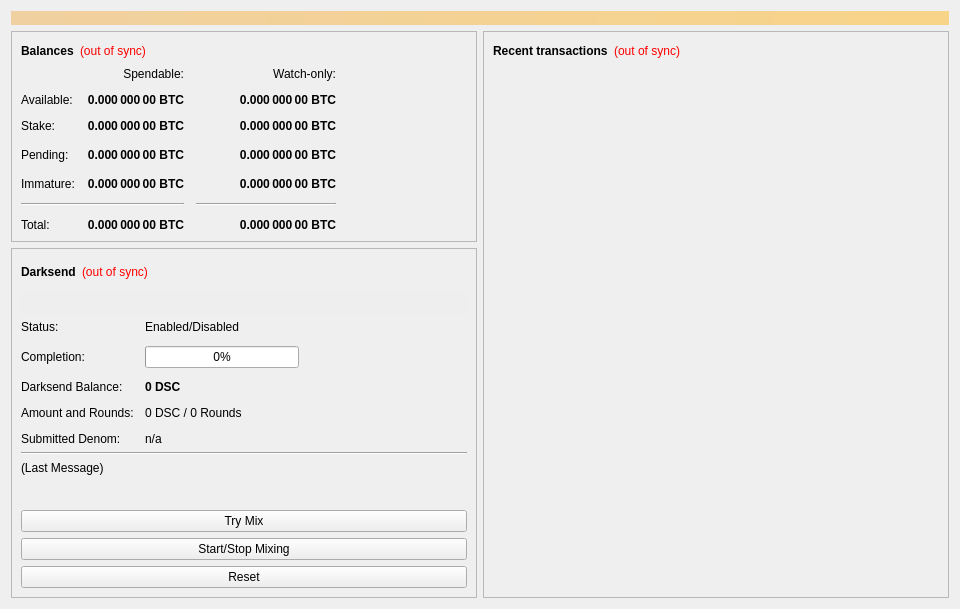
<?xml version="1.0" encoding="UTF-8"?>
<ui version="4.0">
 <class>OverviewPage</class>
 <widget class="QWidget" name="OverviewPage">
  <property name="geometry">
   <rect>
    <x>0</x>
    <y>0</y>
    <width>960</width>
    <height>594</height>
   </rect>
  </property>
  <property name="minimumSize">
   <size>
    <width>960</width>
    <height>0</height>
   </size>
  </property>
  <property name="windowTitle">
   <string>Form</string>
  </property>
  <layout class="QVBoxLayout" name="topLayout">
   <item>
    <widget class="QLabel" name="labelAlerts">
     <property name="visible">
      <bool>false</bool>
     </property>
     <property name="styleSheet">
      <string notr="true">background-color: qlineargradient(x1: 0, y1: 0, x2: 1, y2: 0, stop:0 #F0D0A0, stop:1 #F8D488); color:#000000;</string>
     </property>
     <property name="wordWrap">
      <bool>true</bool>
     </property>
     <property name="margin">
      <number>3</number>
     </property>
    </widget>
   </item>
   <item>
    <layout class="QHBoxLayout" name="horizontalLayout" stretch="1,1">
     <item>
      <layout class="QVBoxLayout" name="verticalLayout_2">
       <item>
        <widget class="QFrame" name="frame">
         <property name="frameShape">
          <enum>QFrame::StyledPanel</enum>
         </property>
         <property name="frameShadow">
          <enum>QFrame::Raised</enum>
         </property>
         <layout class="QVBoxLayout" name="verticalLayout_4">
          <item>
           <layout class="QHBoxLayout" name="horizontalLayout_4">
            <item>
             <widget class="QLabel" name="label_5">
              <property name="font">
               <font>
                <weight>75</weight>
                <bold>true</bold>
               </font>
              </property>
              <property name="text">
               <string>Balances</string>
              </property>
             </widget>
            </item>
            <item>
             <widget class="QLabel" name="labelWalletStatus">
              <property name="cursor">
               <cursorShape>WhatsThisCursor</cursorShape>
              </property>
              <property name="toolTip">
               <string>The displayed information may be out of date. Your wallet automatically synchronizes with the DiscountCoin network after a connection is established, but this process has not completed yet.</string>
              </property>
              <property name="styleSheet">
               <string notr="true">QLabel { color: red; }</string>
              </property>
              <property name="text">
               <string notr="true">(out of sync)</string>
              </property>
              <property name="alignment">
               <set>Qt::AlignLeading|Qt::AlignLeft|Qt::AlignVCenter</set>
              </property>
             </widget>
            </item>
            <item>
             <spacer name="horizontalSpacer_3">
              <property name="orientation">
               <enum>Qt::Horizontal</enum>
              </property>
              <property name="sizeHint" stdset="0">
               <size>
                <width>40</width>
                <height>20</height>
               </size>
              </property>
             </spacer>
            </item>
           </layout>
          </item>
          <item>
           <layout class="QGridLayout" name="gridLayout">
            <property name="spacing">
             <number>12</number>
            </property>
            <item row="3" column="2">
             <widget class="QLabel" name="labelWatchPending">
              <property name="font">
               <font>
                <weight>75</weight>
                <bold>true</bold>
               </font>
              </property>
              <property name="cursor">
               <cursorShape>IBeamCursor</cursorShape>
              </property>
              <property name="toolTip">
               <string>Unconfirmed transactions to watch-only addresses</string>
              </property>
              <property name="text">
               <string notr="true">0.000 000 00 BTC</string>
              </property>
              <property name="alignment">
               <set>Qt::AlignRight|Qt::AlignTrailing|Qt::AlignVCenter</set>
              </property>
              <property name="textInteractionFlags">
               <set>Qt::LinksAccessibleByMouse|Qt::TextSelectableByKeyboard|Qt::TextSelectableByMouse</set>
              </property>
             </widget>
            </item>
            <item row="3" column="1">
             <widget class="QLabel" name="labelUnconfirmed">
              <property name="font">
               <font>
                <weight>75</weight>
                <bold>true</bold>
               </font>
              </property>
              <property name="cursor">
               <cursorShape>IBeamCursor</cursorShape>
              </property>
              <property name="toolTip">
               <string>Total of transactions that have yet to be confirmed, and do not yet count toward the spendable balance</string>
              </property>
              <property name="text">
               <string notr="true">0.000 000 00 BTC</string>
              </property>
              <property name="alignment">
               <set>Qt::AlignRight|Qt::AlignTrailing|Qt::AlignVCenter</set>
              </property>
              <property name="textInteractionFlags">
               <set>Qt::LinksAccessibleByMouse|Qt::TextSelectableByKeyboard|Qt::TextSelectableByMouse</set>
              </property>
             </widget>
            </item>
            <item row="4" column="2">
             <widget class="QLabel" name="labelWatchImmature">
              <property name="font">
               <font>
                <weight>75</weight>
                <bold>true</bold>
               </font>
              </property>
              <property name="cursor">
               <cursorShape>IBeamCursor</cursorShape>
              </property>
              <property name="toolTip">
               <string>Mined balance in watch-only addresses that has not yet matured</string>
              </property>
              <property name="text">
               <string notr="true">0.000 000 00 BTC</string>
              </property>
              <property name="alignment">
               <set>Qt::AlignRight|Qt::AlignTrailing|Qt::AlignVCenter</set>
              </property>
              <property name="textInteractionFlags">
               <set>Qt::LinksAccessibleByMouse|Qt::TextSelectableByKeyboard|Qt::TextSelectableByMouse</set>
              </property>
             </widget>
            </item>
            <item row="5" column="0" colspan="2">
             <widget class="Line" name="lineSpendableBalance">
              <property name="orientation">
               <enum>Qt::Horizontal</enum>
              </property>
             </widget>
            </item>
            <item row="5" column="2">
             <widget class="Line" name="lineWatchBalance">
              <property name="sizePolicy">
               <sizepolicy hsizetype="Preferred" vsizetype="Fixed">
                <horstretch>0</horstretch>
                <verstretch>0</verstretch>
               </sizepolicy>
              </property>
              <property name="minimumSize">
               <size>
                <width>140</width>
                <height>0</height>
               </size>
              </property>
              <property name="orientation">
               <enum>Qt::Horizontal</enum>
              </property>
             </widget>
            </item>
            <item row="6" column="0">
             <widget class="QLabel" name="labelTotalText">
              <property name="text">
               <string>Total:</string>
              </property>
             </widget>
            </item>
            <item row="4" column="1">
             <widget class="QLabel" name="labelImmature">
              <property name="font">
               <font>
                <weight>75</weight>
                <bold>true</bold>
               </font>
              </property>
              <property name="cursor">
               <cursorShape>IBeamCursor</cursorShape>
              </property>
              <property name="toolTip">
               <string>Mined balance that has not yet matured</string>
              </property>
              <property name="text">
               <string notr="true">0.000 000 00 BTC</string>
              </property>
              <property name="alignment">
               <set>Qt::AlignRight|Qt::AlignTrailing|Qt::AlignVCenter</set>
              </property>
              <property name="textInteractionFlags">
               <set>Qt::LinksAccessibleByMouse|Qt::TextSelectableByKeyboard|Qt::TextSelectableByMouse</set>
              </property>
             </widget>
            </item>
            <item row="3" column="3">
             <spacer name="horizontalSpacer_2">
              <property name="orientation">
               <enum>Qt::Horizontal</enum>
              </property>
              <property name="sizeHint" stdset="0">
               <size>
                <width>40</width>
                <height>20</height>
               </size>
              </property>
             </spacer>
            </item>
            <item row="4" column="0">
             <widget class="QLabel" name="labelImmatureText">
              <property name="text">
               <string>Immature:</string>
              </property>
             </widget>
            </item>
            <item row="6" column="1">
             <widget class="QLabel" name="labelTotal">
              <property name="font">
               <font>
                <weight>75</weight>
                <bold>true</bold>
               </font>
              </property>
              <property name="cursor">
               <cursorShape>IBeamCursor</cursorShape>
              </property>
              <property name="toolTip">
               <string>Your current total balance</string>
              </property>
              <property name="text">
               <string notr="true">0.000 000 00 BTC</string>
              </property>
              <property name="alignment">
               <set>Qt::AlignRight|Qt::AlignTrailing|Qt::AlignVCenter</set>
              </property>
              <property name="textInteractionFlags">
               <set>Qt::LinksAccessibleByMouse|Qt::TextSelectableByKeyboard|Qt::TextSelectableByMouse</set>
              </property>
             </widget>
            </item>
            <item row="6" column="2">
             <widget class="QLabel" name="labelWatchTotal">
              <property name="font">
               <font>
                <weight>75</weight>
                <bold>true</bold>
               </font>
              </property>
              <property name="cursor">
               <cursorShape>IBeamCursor</cursorShape>
              </property>
              <property name="toolTip">
               <string>Current total balance in watch-only addresses</string>
              </property>
              <property name="text">
               <string notr="true">0.000 000 00 BTC</string>
              </property>
              <property name="alignment">
               <set>Qt::AlignRight|Qt::AlignTrailing|Qt::AlignVCenter</set>
              </property>
              <property name="textInteractionFlags">
               <set>Qt::LinksAccessibleByMouse|Qt::TextSelectableByKeyboard|Qt::TextSelectableByMouse</set>
              </property>
             </widget>
            </item>
            <item row="0" column="2">
             <widget class="QLabel" name="labelWatchonly">
              <property name="text">
               <string>Watch-only:</string>
              </property>
              <property name="alignment">
               <set>Qt::AlignRight|Qt::AlignTrailing|Qt::AlignVCenter</set>
              </property>
             </widget>
            </item>
            <item row="1" column="0">
             <widget class="QLabel" name="labelBalanceText">
              <property name="text">
               <string>Available:</string>
              </property>
             </widget>
            </item>
            <item row="1" column="1">
             <widget class="QLabel" name="labelBalance">
              <property name="font">
               <font>
                <weight>75</weight>
                <bold>true</bold>
               </font>
              </property>
              <property name="cursor">
               <cursorShape>IBeamCursor</cursorShape>
              </property>
              <property name="toolTip">
               <string>Your current spendable balance</string>
              </property>
              <property name="text">
               <string notr="true">0.000 000 00 BTC</string>
              </property>
              <property name="alignment">
               <set>Qt::AlignRight|Qt::AlignTrailing|Qt::AlignVCenter</set>
              </property>
              <property name="textInteractionFlags">
               <set>Qt::LinksAccessibleByMouse|Qt::TextSelectableByKeyboard|Qt::TextSelectableByMouse</set>
              </property>
             </widget>
            </item>
            <item row="2" column="0">
             <widget class="QLabel" name="label_10">
              <property name="text">
               <string>Stake:</string>
              </property>
             </widget>
            </item>
            <item row="2" column="1">
             <widget class="QLabel" name="labelStake">
              <property name="font">
               <font>
                <weight>75</weight>
                <bold>true</bold>
               </font>
              </property>
              <property name="cursor">
               <cursorShape>IBeamCursor</cursorShape>
              </property>
              <property name="toolTip">
               <string>Total of coins that was staked, and do not yet count toward the current balance</string>
              </property>
              <property name="text">
               <string notr="true">0.000 000 00 BTC</string>
              </property>
              <property name="alignment">
               <set>Qt::AlignRight|Qt::AlignTrailing|Qt::AlignVCenter</set>
              </property>
              <property name="textInteractionFlags">
               <set>Qt::LinksAccessibleByMouse|Qt::TextSelectableByKeyboard|Qt::TextSelectableByMouse</set>
              </property>
             </widget>
            </item>
            <item row="2" column="2">
             <widget class="QLabel" name="labelWatchStake">
              <property name="font">
               <font>
                <weight>75</weight>
                <bold>true</bold>
               </font>
              </property>
              <property name="cursor">
               <cursorShape>IBeamCursor</cursorShape>
              </property>
              <property name="toolTip">
               <string>Total of coins that was staked in watch-only addresses, and do not yet count toward the current watch-only balance</string>
              </property>
              <property name="text">
               <string notr="true">0.000 000 00 BTC</string>
              </property>
              <property name="alignment">
               <set>Qt::AlignRight|Qt::AlignTrailing|Qt::AlignVCenter</set>
              </property>
              <property name="textInteractionFlags">
               <set>Qt::LinksAccessibleByMouse|Qt::TextSelectableByKeyboard|Qt::TextSelectableByMouse</set>
              </property>
             </widget>
            </item>
            <item row="1" column="2">
             <widget class="QLabel" name="labelWatchAvailable">
              <property name="font">
               <font>
                <weight>75</weight>
                <bold>true</bold>
               </font>
              </property>
              <property name="cursor">
               <cursorShape>IBeamCursor</cursorShape>
              </property>
              <property name="toolTip">
               <string>Your current balance in watch-only addresses</string>
              </property>
              <property name="text">
               <string notr="true">0.000 000 00 BTC</string>
              </property>
              <property name="alignment">
               <set>Qt::AlignRight|Qt::AlignTrailing|Qt::AlignVCenter</set>
              </property>
              <property name="textInteractionFlags">
               <set>Qt::LinksAccessibleByMouse|Qt::TextSelectableByKeyboard|Qt::TextSelectableByMouse</set>
              </property>
             </widget>
            </item>
            <item row="3" column="0">
             <widget class="QLabel" name="labelPendingText">
              <property name="text">
               <string>Pending:</string>
              </property>
             </widget>
            </item>
            <item row="0" column="1">
             <widget class="QLabel" name="labelSpendable">
              <property name="text">
               <string>Spendable:</string>
              </property>
              <property name="alignment">
               <set>Qt::AlignRight|Qt::AlignTrailing|Qt::AlignVCenter</set>
              </property>
             </widget>
            </item>
           </layout>
          </item>
         </layout>
        </widget>
       </item>
       <item>
        <widget class="QFrame" name="frameDarksend">
         <property name="sizePolicy">
          <sizepolicy hsizetype="Expanding" vsizetype="Expanding">
           <horstretch>0</horstretch>
           <verstretch>0</verstretch>
          </sizepolicy>
         </property>
         <property name="minimumSize">
          <size>
           <width>0</width>
           <height>350</height>
          </size>
         </property>
         <property name="layoutDirection">
          <enum>Qt::LeftToRight</enum>
         </property>
         <property name="frameShape">
          <enum>QFrame::StyledPanel</enum>
         </property>
         <property name="frameShadow">
          <enum>QFrame::Raised</enum>
         </property>
         <layout class="QVBoxLayout" name="verticalLayout_5">
          <item>
           <layout class="QHBoxLayout" name="horizontalLayout_5">
            <item>
             <widget class="QLabel" name="label_2">
              <property name="font">
               <font>
                <weight>75</weight>
                <bold>true</bold>
               </font>
              </property>
              <property name="text">
               <string>Darksend</string>
              </property>
             </widget>
            </item>
            <item>
             <widget class="QLabel" name="labelDarksendSyncStatus">
              <property name="toolTip">
               <string>The displayed information may be out of date. Your wallet automatically synchronizes with the DiscountCoin network after a connection is established, but this process has not completed yet.</string>
              </property>
              <property name="styleSheet">
               <string notr="true">QLabel { color: red; }</string>
              </property>
              <property name="text">
               <string notr="true">(out of sync)</string>
              </property>
              <property name="alignment">
               <set>Qt::AlignLeading|Qt::AlignLeft|Qt::AlignVCenter</set>
              </property>
             </widget>
            </item>
            <item>
             <spacer name="horizontalSpacer_4">
              <property name="orientation">
               <enum>Qt::Horizontal</enum>
              </property>
              <property name="sizeHint" stdset="0">
               <size>
                <width>40</width>
                <height>20</height>
               </size>
              </property>
             </spacer>
            </item>
           </layout>
          </item>
          <item>
           <widget class="QPushButton" name="runAutoDenom">
            <property name="palette">
             <palette>
              <active>
               <colorrole role="WindowText">
                <brush brushstyle="SolidPattern">
                 <color alpha="255">
                  <red>0</red>
                  <green>0</green>
                  <blue>0</blue>
                 </color>
                </brush>
               </colorrole>
               <colorrole role="Button">
                <brush brushstyle="SolidPattern">
                 <color alpha="255">
                  <red>239</red>
                  <green>238</green>
                  <blue>238</blue>
                 </color>
                </brush>
               </colorrole>
               <colorrole role="Light">
                <brush brushstyle="SolidPattern">
                 <color alpha="255">
                  <red>255</red>
                  <green>255</green>
                  <blue>255</blue>
                 </color>
                </brush>
               </colorrole>
               <colorrole role="Midlight">
                <brush brushstyle="SolidPattern">
                 <color alpha="255">
                  <red>247</red>
                  <green>246</green>
                  <blue>246</blue>
                 </color>
                </brush>
               </colorrole>
               <colorrole role="Dark">
                <brush brushstyle="SolidPattern">
                 <color alpha="255">
                  <red>119</red>
                  <green>119</green>
                  <blue>119</blue>
                 </color>
                </brush>
               </colorrole>
               <colorrole role="Mid">
                <brush brushstyle="SolidPattern">
                 <color alpha="255">
                  <red>159</red>
                  <green>159</green>
                  <blue>159</blue>
                 </color>
                </brush>
               </colorrole>
               <colorrole role="Text">
                <brush brushstyle="SolidPattern">
                 <color alpha="255">
                  <red>0</red>
                  <green>0</green>
                  <blue>0</blue>
                 </color>
                </brush>
               </colorrole>
               <colorrole role="BrightText">
                <brush brushstyle="SolidPattern">
                 <color alpha="255">
                  <red>255</red>
                  <green>255</green>
                  <blue>255</blue>
                 </color>
                </brush>
               </colorrole>
               <colorrole role="ButtonText">
                <brush brushstyle="SolidPattern">
                 <color alpha="255">
                  <red>0</red>
                  <green>0</green>
                  <blue>0</blue>
                 </color>
                </brush>
               </colorrole>
               <colorrole role="Base">
                <brush brushstyle="SolidPattern">
                 <color alpha="255">
                  <red>255</red>
                  <green>255</green>
                  <blue>255</blue>
                 </color>
                </brush>
               </colorrole>
               <colorrole role="Window">
                <brush brushstyle="SolidPattern">
                 <color alpha="255">
                  <red>239</red>
                  <green>238</green>
                  <blue>238</blue>
                 </color>
                </brush>
               </colorrole>
               <colorrole role="Shadow">
                <brush brushstyle="SolidPattern">
                 <color alpha="255">
                  <red>0</red>
                  <green>0</green>
                  <blue>0</blue>
                 </color>
                </brush>
               </colorrole>
               <colorrole role="AlternateBase">
                <brush brushstyle="SolidPattern">
                 <color alpha="255">
                  <red>247</red>
                  <green>246</green>
                  <blue>246</blue>
                 </color>
                </brush>
               </colorrole>
               <colorrole role="ToolTipBase">
                <brush brushstyle="SolidPattern">
                 <color alpha="255">
                  <red>255</red>
                  <green>255</green>
                  <blue>220</blue>
                 </color>
                </brush>
               </colorrole>
               <colorrole role="ToolTipText">
                <brush brushstyle="SolidPattern">
                 <color alpha="255">
                  <red>0</red>
                  <green>0</green>
                  <blue>0</blue>
                 </color>
                </brush>
               </colorrole>
              </active>
              <inactive>
               <colorrole role="WindowText">
                <brush brushstyle="SolidPattern">
                 <color alpha="255">
                  <red>0</red>
                  <green>0</green>
                  <blue>0</blue>
                 </color>
                </brush>
               </colorrole>
               <colorrole role="Button">
                <brush brushstyle="SolidPattern">
                 <color alpha="255">
                  <red>239</red>
                  <green>238</green>
                  <blue>238</blue>
                 </color>
                </brush>
               </colorrole>
               <colorrole role="Light">
                <brush brushstyle="SolidPattern">
                 <color alpha="255">
                  <red>255</red>
                  <green>255</green>
                  <blue>255</blue>
                 </color>
                </brush>
               </colorrole>
               <colorrole role="Midlight">
                <brush brushstyle="SolidPattern">
                 <color alpha="255">
                  <red>247</red>
                  <green>246</green>
                  <blue>246</blue>
                 </color>
                </brush>
               </colorrole>
               <colorrole role="Dark">
                <brush brushstyle="SolidPattern">
                 <color alpha="255">
                  <red>119</red>
                  <green>119</green>
                  <blue>119</blue>
                 </color>
                </brush>
               </colorrole>
               <colorrole role="Mid">
                <brush brushstyle="SolidPattern">
                 <color alpha="255">
                  <red>159</red>
                  <green>159</green>
                  <blue>159</blue>
                 </color>
                </brush>
               </colorrole>
               <colorrole role="Text">
                <brush brushstyle="SolidPattern">
                 <color alpha="255">
                  <red>0</red>
                  <green>0</green>
                  <blue>0</blue>
                 </color>
                </brush>
               </colorrole>
               <colorrole role="BrightText">
                <brush brushstyle="SolidPattern">
                 <color alpha="255">
                  <red>255</red>
                  <green>255</green>
                  <blue>255</blue>
                 </color>
                </brush>
               </colorrole>
               <colorrole role="ButtonText">
                <brush brushstyle="SolidPattern">
                 <color alpha="255">
                  <red>0</red>
                  <green>0</green>
                  <blue>0</blue>
                 </color>
                </brush>
               </colorrole>
               <colorrole role="Base">
                <brush brushstyle="SolidPattern">
                 <color alpha="255">
                  <red>255</red>
                  <green>255</green>
                  <blue>255</blue>
                 </color>
                </brush>
               </colorrole>
               <colorrole role="Window">
                <brush brushstyle="SolidPattern">
                 <color alpha="255">
                  <red>239</red>
                  <green>238</green>
                  <blue>238</blue>
                 </color>
                </brush>
               </colorrole>
               <colorrole role="Shadow">
                <brush brushstyle="SolidPattern">
                 <color alpha="255">
                  <red>0</red>
                  <green>0</green>
                  <blue>0</blue>
                 </color>
                </brush>
               </colorrole>
               <colorrole role="AlternateBase">
                <brush brushstyle="SolidPattern">
                 <color alpha="255">
                  <red>247</red>
                  <green>246</green>
                  <blue>246</blue>
                 </color>
                </brush>
               </colorrole>
               <colorrole role="ToolTipBase">
                <brush brushstyle="SolidPattern">
                 <color alpha="255">
                  <red>255</red>
                  <green>255</green>
                  <blue>220</blue>
                 </color>
                </brush>
               </colorrole>
               <colorrole role="ToolTipText">
                <brush brushstyle="SolidPattern">
                 <color alpha="255">
                  <red>0</red>
                  <green>0</green>
                  <blue>0</blue>
                 </color>
                </brush>
               </colorrole>
              </inactive>
              <disabled>
               <colorrole role="WindowText">
                <brush brushstyle="SolidPattern">
                 <color alpha="255">
                  <red>119</red>
                  <green>119</green>
                  <blue>119</blue>
                 </color>
                </brush>
               </colorrole>
               <colorrole role="Button">
                <brush brushstyle="SolidPattern">
                 <color alpha="255">
                  <red>239</red>
                  <green>238</green>
                  <blue>238</blue>
                 </color>
                </brush>
               </colorrole>
               <colorrole role="Light">
                <brush brushstyle="SolidPattern">
                 <color alpha="255">
                  <red>255</red>
                  <green>255</green>
                  <blue>255</blue>
                 </color>
                </brush>
               </colorrole>
               <colorrole role="Midlight">
                <brush brushstyle="SolidPattern">
                 <color alpha="255">
                  <red>247</red>
                  <green>246</green>
                  <blue>246</blue>
                 </color>
                </brush>
               </colorrole>
               <colorrole role="Dark">
                <brush brushstyle="SolidPattern">
                 <color alpha="255">
                  <red>119</red>
                  <green>119</green>
                  <blue>119</blue>
                 </color>
                </brush>
               </colorrole>
               <colorrole role="Mid">
                <brush brushstyle="SolidPattern">
                 <color alpha="255">
                  <red>159</red>
                  <green>159</green>
                  <blue>159</blue>
                 </color>
                </brush>
               </colorrole>
               <colorrole role="Text">
                <brush brushstyle="SolidPattern">
                 <color alpha="255">
                  <red>119</red>
                  <green>119</green>
                  <blue>119</blue>
                 </color>
                </brush>
               </colorrole>
               <colorrole role="BrightText">
                <brush brushstyle="SolidPattern">
                 <color alpha="255">
                  <red>255</red>
                  <green>255</green>
                  <blue>255</blue>
                 </color>
                </brush>
               </colorrole>
               <colorrole role="ButtonText">
                <brush brushstyle="SolidPattern">
                 <color alpha="255">
                  <red>119</red>
                  <green>119</green>
                  <blue>119</blue>
                 </color>
                </brush>
               </colorrole>
               <colorrole role="Base">
                <brush brushstyle="SolidPattern">
                 <color alpha="255">
                  <red>239</red>
                  <green>238</green>
                  <blue>238</blue>
                 </color>
                </brush>
               </colorrole>
               <colorrole role="Window">
                <brush brushstyle="SolidPattern">
                 <color alpha="255">
                  <red>239</red>
                  <green>238</green>
                  <blue>238</blue>
                 </color>
                </brush>
               </colorrole>
               <colorrole role="Shadow">
                <brush brushstyle="SolidPattern">
                 <color alpha="255">
                  <red>0</red>
                  <green>0</green>
                  <blue>0</blue>
                 </color>
                </brush>
               </colorrole>
               <colorrole role="AlternateBase">
                <brush brushstyle="SolidPattern">
                 <color alpha="255">
                  <red>239</red>
                  <green>238</green>
                  <blue>238</blue>
                 </color>
                </brush>
               </colorrole>
               <colorrole role="ToolTipBase">
                <brush brushstyle="SolidPattern">
                 <color alpha="255">
                  <red>255</red>
                  <green>255</green>
                  <blue>220</blue>
                 </color>
                </brush>
               </colorrole>
               <colorrole role="ToolTipText">
                <brush brushstyle="SolidPattern">
                 <color alpha="255">
                  <red>0</red>
                  <green>0</green>
                  <blue>0</blue>
                 </color>
                </brush>
               </colorrole>
              </disabled>
             </palette>
            </property>
            <property name="focusPolicy">
             <enum>Qt::NoFocus</enum>
            </property>
            <property name="autoFillBackground">
             <bool>true</bool>
            </property>
            <property name="text">
             <string/>
            </property>
            <property name="flat">
             <bool>true</bool>
            </property>
           </widget>
          </item>
          <item>
           <layout class="QFormLayout" name="formLayout">
            <property name="fieldGrowthPolicy">
             <enum>QFormLayout::AllNonFixedFieldsGrow</enum>
            </property>
            <property name="horizontalSpacing">
             <number>11</number>
            </property>
            <property name="verticalSpacing">
             <number>12</number>
            </property>
            <item row="0" column="0">
             <widget class="QLabel" name="label_6">
              <property name="text">
               <string>Status:</string>
              </property>
             </widget>
            </item>
            <item row="1" column="0">
             <widget class="QLabel" name="label_7">
              <property name="text">
               <string>Completion:</string>
              </property>
             </widget>
            </item>
            <item row="1" column="1">
             <widget class="QProgressBar" name="darksendProgress">
              <property name="maximumSize">
               <size>
                <width>154</width>
                <height>16777215</height>
               </size>
              </property>
              <property name="value">
               <number>0</number>
              </property>
             </widget>
            </item>
            <item row="3" column="0">
             <widget class="QLabel" name="labelAnonymizedText">
              <property name="text">
               <string>Darksend Balance:</string>
              </property>
             </widget>
            </item>
            <item row="3" column="1">
             <widget class="QLabel" name="labelAnonymized">
              <property name="font">
               <font>
                <weight>75</weight>
                <bold>true</bold>
               </font>
              </property>
              <property name="text">
               <string notr="true">0 DSC</string>
              </property>
             </widget>
            </item>
            <item row="4" column="0">
             <widget class="QLabel" name="label_8">
              <property name="text">
               <string>Amount and Rounds:</string>
              </property>
             </widget>
            </item>
            <item row="4" column="1">
             <widget class="QLabel" name="labelAmountRounds">
              <property name="text">
               <string>0 DSC / 0 Rounds</string>
              </property>
             </widget>
            </item>
            <item row="5" column="0">
             <widget class="QLabel" name="label_9">
              <property name="text">
               <string>Submitted Denom:</string>
              </property>
             </widget>
            </item>
            <item row="5" column="1">
             <widget class="QLabel" name="labelSubmittedDenom">
              <property name="toolTip">
               <string>The denominations you submitted to the Masternode.&lt;br&gt;To mix, other users must submit the exact same denominations.</string>
              </property>
              <property name="text">
               <string>n/a</string>
              </property>
             </widget>
            </item>
            <item row="0" column="1">
             <widget class="QLabel" name="darksendEnabled">
              <property name="text">
               <string>Enabled/Disabled</string>
              </property>
             </widget>
            </item>
           </layout>
          </item>
          <item>
           <widget class="Line" name="lineLastMessage">
            <property name="orientation">
             <enum>Qt::Horizontal</enum>
            </property>
           </widget>
          </item>
          <item>
           <widget class="QLabel" name="darksendStatus">
            <property name="minimumSize">
             <size>
              <width>288</width>
              <height>43</height>
             </size>
            </property>
            <property name="text">
             <string>(Last Message)</string>
            </property>
            <property name="alignment">
             <set>Qt::AlignLeading|Qt::AlignLeft|Qt::AlignTop</set>
            </property>
            <property name="wordWrap">
             <bool>true</bool>
            </property>
           </widget>
          </item>
          <item>
           <widget class="QPushButton" name="darksendAuto">
            <property name="sizePolicy">
             <sizepolicy hsizetype="MinimumExpanding" vsizetype="Fixed">
              <horstretch>0</horstretch>
              <verstretch>0</verstretch>
             </sizepolicy>
            </property>
            <property name="toolTip">
             <string>Try to manually submit a Darksend request.</string>
            </property>
            <property name="text">
             <string>Try Mix</string>
            </property>
           </widget>
          </item>
          <item>
           <widget class="QPushButton" name="toggleDarksend">
            <property name="sizePolicy">
             <sizepolicy hsizetype="MinimumExpanding" vsizetype="Fixed">
              <horstretch>0</horstretch>
              <verstretch>0</verstretch>
             </sizepolicy>
            </property>
            <property name="text">
             <string>Start/Stop Mixing</string>
            </property>
           </widget>
          </item>
          <item>
           <widget class="QPushButton" name="darksendReset">
            <property name="sizePolicy">
             <sizepolicy hsizetype="MinimumExpanding" vsizetype="Fixed">
              <horstretch>0</horstretch>
              <verstretch>0</verstretch>
             </sizepolicy>
            </property>
            <property name="toolTip">
             <string>Reset the current status of Darksend (can interrupt Darksend if it's in the process of Mixing, which can cost you money!)</string>
            </property>
            <property name="autoFillBackground">
             <bool>false</bool>
            </property>
            <property name="text">
             <string>Reset</string>
            </property>
           </widget>
          </item>
         </layout>
        </widget>
       </item>
       <item>
        <spacer name="verticalSpacer">
         <property name="orientation">
          <enum>Qt::Vertical</enum>
         </property>
         <property name="sizeHint" stdset="0">
          <size>
           <width>20</width>
           <height>40</height>
          </size>
         </property>
        </spacer>
       </item>
      </layout>
     </item>
     <item>
      <layout class="QVBoxLayout" name="verticalLayout_3">
       <item>
        <widget class="QFrame" name="frame_2">
         <property name="frameShape">
          <enum>QFrame::StyledPanel</enum>
         </property>
         <property name="frameShadow">
          <enum>QFrame::Raised</enum>
         </property>
         <layout class="QVBoxLayout" name="verticalLayout">
          <item>
           <layout class="QHBoxLayout" name="horizontalLayout_2">
            <item>
             <widget class="QLabel" name="label_4">
              <property name="font">
               <font>
                <weight>75</weight>
                <bold>true</bold>
               </font>
              </property>
              <property name="text">
               <string>Recent transactions</string>
              </property>
             </widget>
            </item>
            <item>
             <widget class="QLabel" name="labelTransactionsStatus">
              <property name="cursor">
               <cursorShape>WhatsThisCursor</cursorShape>
              </property>
              <property name="toolTip">
               <string>The displayed information may be out of date. Your wallet automatically synchronizes with the DiscountCoin network after a connection is established, but this process has not completed yet.</string>
              </property>
              <property name="styleSheet">
               <string notr="true">QLabel { color: red; }</string>
              </property>
              <property name="text">
               <string notr="true">(out of sync)</string>
              </property>
              <property name="alignment">
               <set>Qt::AlignRight|Qt::AlignTrailing|Qt::AlignVCenter</set>
              </property>
             </widget>
            </item>
            <item>
             <spacer name="horizontalSpacer">
              <property name="orientation">
               <enum>Qt::Horizontal</enum>
              </property>
              <property name="sizeHint" stdset="0">
               <size>
                <width>40</width>
                <height>20</height>
               </size>
              </property>
             </spacer>
            </item>
           </layout>
          </item>
          <item>
           <widget class="QListView" name="listTransactions">
            <property name="styleSheet">
             <string notr="true">QListView { background: transparent; }</string>
            </property>
            <property name="frameShape">
             <enum>QFrame::NoFrame</enum>
            </property>
            <property name="verticalScrollBarPolicy">
             <enum>Qt::ScrollBarAlwaysOff</enum>
            </property>
            <property name="horizontalScrollBarPolicy">
             <enum>Qt::ScrollBarAlwaysOff</enum>
            </property>
            <property name="selectionMode">
             <enum>QAbstractItemView::NoSelection</enum>
            </property>
           </widget>
          </item>
         </layout>
        </widget>
       </item>
      </layout>
     </item>
    </layout>
   </item>
  </layout>
 </widget>
 <resources/>
 <connections/>
</ui>
